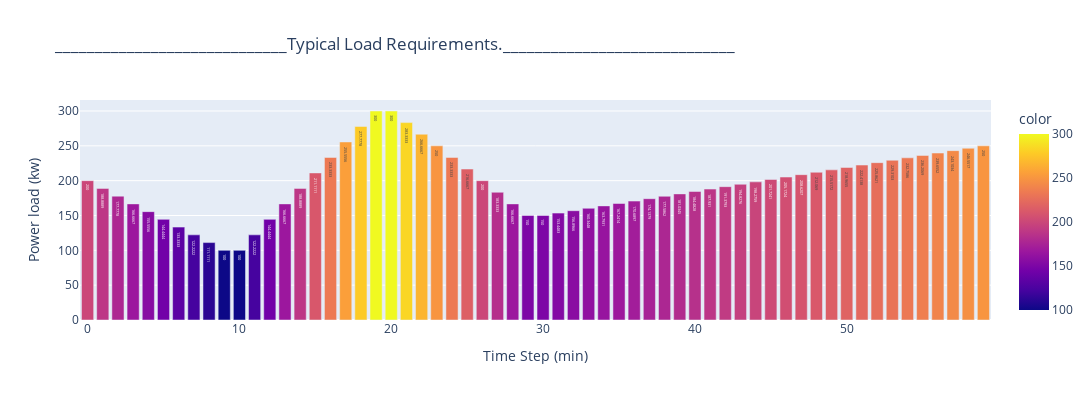

The cell this chart's notebook holds for it:
### Markdown cell above
$\newline $

### Load requirement window.

### Code cell
fig = px.bar(x=V_steps, y=d_load_list,
             title='_____________________________Typical Load Requirements._____________________________',
             height=400, width=1350,
             labels=dict(x="Time Step (min)", y="Power load (kw)"), text_auto=True, color=d_load_list,
)
fig.show()

### Figure 1 — Plotly figure (JSON) as saved in the notebook; plotly's stock layout.template omitted (floating-point values rounded to 4 significant figures)
{"data": [{"alignmentgroup": "True", "hovertemplate": "Time Step (min)=%{x}<br>Power load (kw)=%{y}<br>color=%{marker.color}<extra></extra>", "legendgroup": "", "marker": {"color": [200, 188.9, 177.8, 166.7, 155.6, 144.4, 133.3, 122.2, 111.1, 100, 100, 122.2, 144.4, 166.7, 188.9, 211.1, 233.3, 255.6, 277.8, 300, 300, 283.3, 266.7, 250, 233.3, 216.7, 200, 183.3, 166.7, 150, 150, 153.4, 156.9, 160.3, 163.8, 167.2, 170.7, 174.1, 177.6, 181.0, 184.5, 187.9, 191.4, 194.8, 198.3, 201.7, 205.2, 208.6, 212.1, 215.5, 219.0, 222.4, 225.9, 229.3, 232.8, 236.2, 239.7, 243.1, 246.6, 250], "coloraxis": "coloraxis", "pattern": {"shape": ""}}, "name": "", "offsetgroup": "", "orientation": "v", "showlegend": false, "textposition": "auto", "texttemplate": "%{y}", "type": "bar", "x": [0, 1, 2, 3, 4, 5, 6, 7, 8, 9, 10, 11, 12, 13, 14, 15, 16, 17, 18, 19, 20, 21, 22, 23, 24, 25, 26, 27, 28, 29, 30, 31, 32, 33, 34, 35, 36, 37, 38, 39, 40, 41, 42, 43, 44, 45, 46, 47, 48, 49, 50, 51, 52, 53, 54, 55, 56, 57, 58, 59], "xaxis": "x", "y": [200, 188.9, 177.8, 166.7, 155.6, 144.4, 133.3, 122.2, 111.1, 100, 100, 122.2, 144.4, 166.7, 188.9, 211.1, 233.3, 255.6, 277.8, 300, 300, 283.3, 266.7, 250, 233.3, 216.7, 200, 183.3, 166.7, 150, 150, 153.4, 156.9, 160.3, 163.8, 167.2, 170.7, 174.1, 177.6, 181.0, 184.5, 187.9, 191.4, 194.8, 198.3, 201.7, 205.2, 208.6, 212.1, 215.5, 219.0, 222.4, 225.9, 229.3, 232.8, 236.2, 239.7, 243.1, 246.6, 250], "yaxis": "y"}], "layout": {"barmode": "relative", "coloraxis": {"colorbar": {"title": {"text": "color"}}, "colorscale": [[0, "#0d0887"], [0.1111, "#46039f"], [0.2222, "#7201a8"], [0.3333, "#9c179e"], [0.4444, "#bd3786"], [0.5556, "#d8576b"], [0.6667, "#ed7953"], [0.7778, "#fb9f3a"], [0.8889, "#fdca26"], [1, "#f0f921"]]}, "height": 400, "legend": {"tracegroupgap": 0}, "title": {"text": "_____________________________Typical Load Requirements._____________________________"}, "width": 1350, "xaxis": {"anchor": "y", "domain": [0, 1], "title": {"text": "Time Step (min)"}}, "yaxis": {"anchor": "x", "domain": [0, 1], "title": {"text": "Power load (kw)"}}}}
